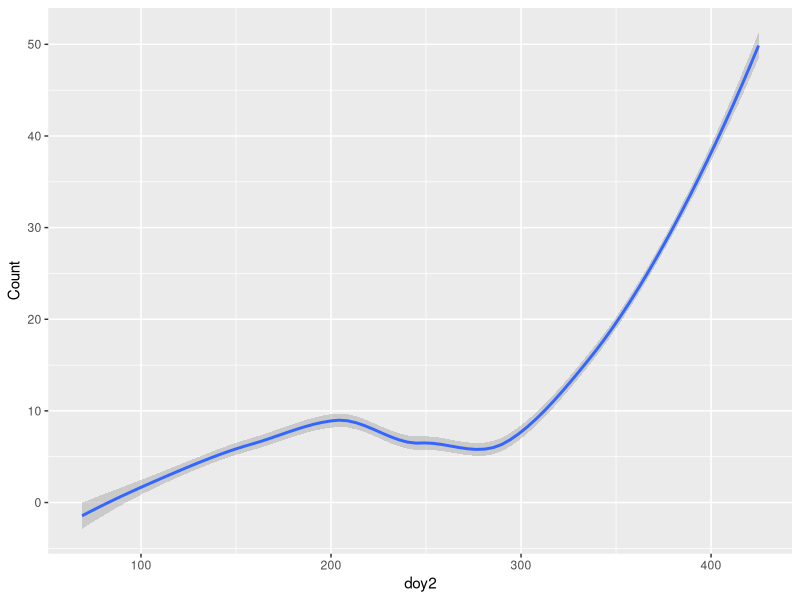
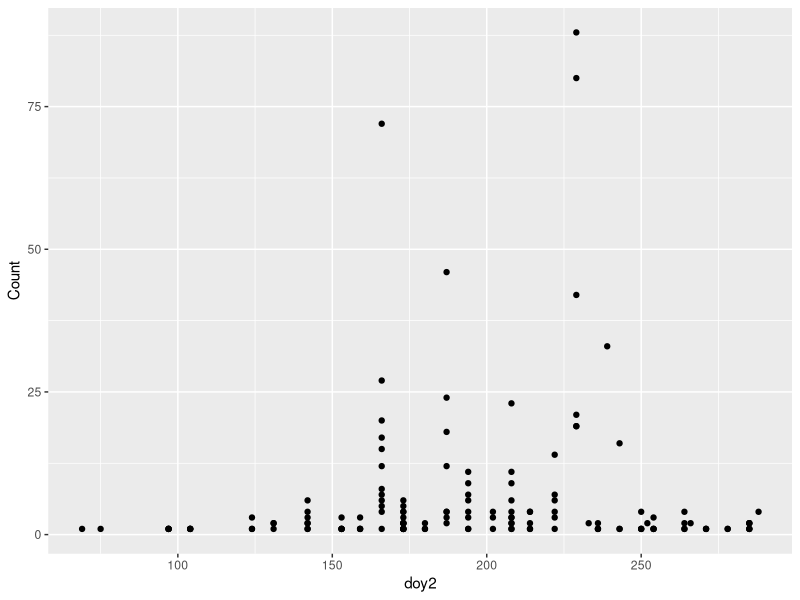
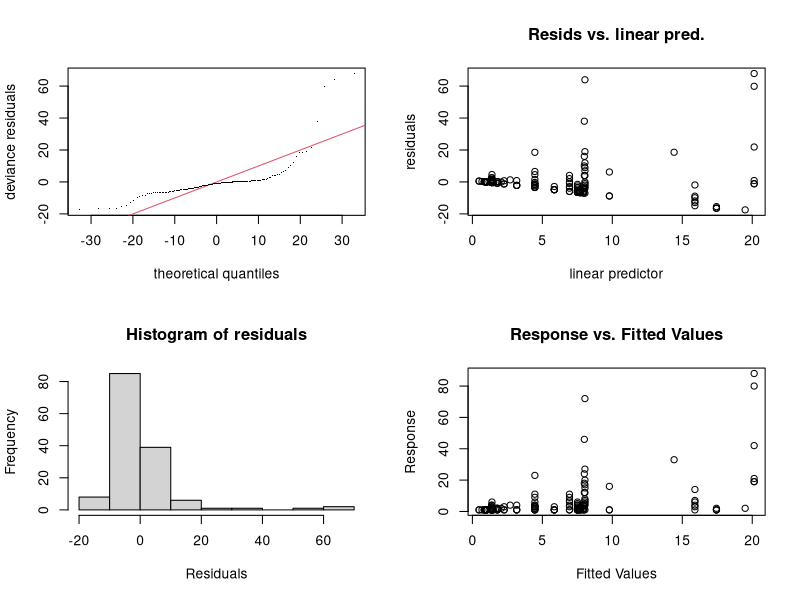

The R source for these figures, in order:
library(dplyr)
library(ggplot2)
library(mgcv)
library(lubridate)

df_geo <- read.csv('data/cleanData.csv') %>% 
    mutate(year = year(Date),
           doy = yday(Date)) %>% 
    mutate(doy2 = if_else(year == 2020,
                          true = doy + 365,
                          false = doy))

tdf <- filter(df_geo, scientificName == 'Hydaticus bimarginatus')
              
rist_test <- filter(tdf, Site == "Rist")

gam_m <- gam(Count ~ s(doy2, k = 15), bs = "cr", data = tdf)
gam_p <- predict.gam(gam_m, newdata = data.frame(doy2 = 69:425),
                     type = "response", se = F)

gam_p_df <- data.frame(doy2 = 69:425, Count = gam_p)

ggplot(gam_p_df, aes(x = doy2, y = Count)) +
    geom_smooth()

ggplot(tdf, aes(x = doy2, y = Count)) + 
    geom_point()

gam.check(gam_m)

##Result: Most species do not have enough data for us to do a GAM with.